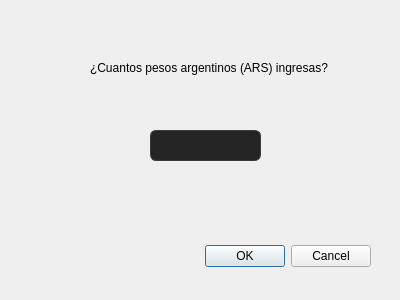
<?xml version="1.0" encoding="UTF-8"?>
<ui version="4.0">
 <class>dialogIngresarARS</class>
 <widget class="QDialog" name="dialogIngresarARS">
  <property name="geometry">
   <rect>
    <x>0</x>
    <y>0</y>
    <width>400</width>
    <height>300</height>
   </rect>
  </property>
  <property name="windowTitle">
   <string>Dialog</string>
  </property>
  <widget class="QDialogButtonBox" name="buttonBox">
   <property name="geometry">
    <rect>
     <x>30</x>
     <y>240</y>
     <width>341</width>
     <height>32</height>
    </rect>
   </property>
   <property name="orientation">
    <enum>Qt::Horizontal</enum>
   </property>
   <property name="standardButtons">
    <set>QDialogButtonBox::Cancel|QDialogButtonBox::Ok</set>
   </property>
  </widget>
  <widget class="QLabel" name="lblIngresarARS">
   <property name="geometry">
    <rect>
     <x>90</x>
     <y>60</y>
     <width>241</width>
     <height>16</height>
    </rect>
   </property>
   <property name="text">
    <string>¿Cuantos pesos argentinos (ARS) ingresas?</string>
   </property>
  </widget>
  <widget class="QLineEdit" name="lineditARS">
   <property name="geometry">
    <rect>
     <x>150</x>
     <y>130</y>
     <width>111</width>
     <height>31</height>
    </rect>
   </property>
   <property name="styleSheet">
    <string notr="true">                                    QLineEdit {
                                        background-color: #252526;
                                        border: 1px solid #3c3c3c;
                                        border-radius: 6px;
                                        padding: 2px;
                                        color: #d4d4d4;
                                        font-size: 14px;
                                    }
                                    QLineEdit:focus {
                                        border: 1px solid #007acc;
                                    }</string>
   </property>
  </widget>
 </widget>
 <resources/>
 <connections>
  <connection>
   <sender>buttonBox</sender>
   <signal>accepted()</signal>
   <receiver>dialogIngresarARS</receiver>
   <slot>accept()</slot>
   <hints>
    <hint type="sourcelabel">
     <x>248</x>
     <y>254</y>
    </hint>
    <hint type="destinationlabel">
     <x>157</x>
     <y>274</y>
    </hint>
   </hints>
  </connection>
  <connection>
   <sender>buttonBox</sender>
   <signal>rejected()</signal>
   <receiver>dialogIngresarARS</receiver>
   <slot>reject()</slot>
   <hints>
    <hint type="sourcelabel">
     <x>316</x>
     <y>260</y>
    </hint>
    <hint type="destinationlabel">
     <x>286</x>
     <y>274</y>
    </hint>
   </hints>
  </connection>
 </connections>
</ui>
